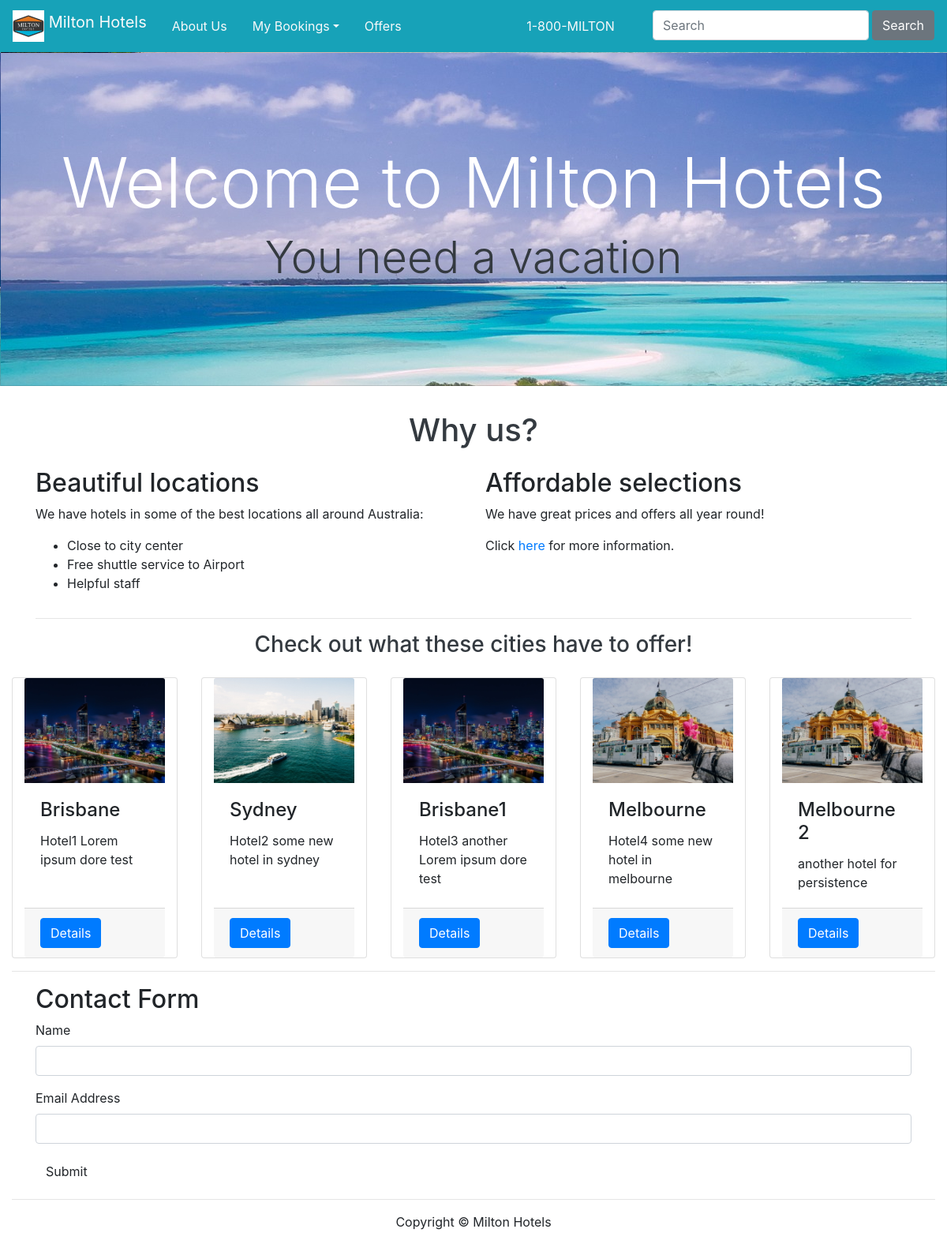
The page / on the database its author committed.
### models_alchemy.py (models this page shows, shortened)
class Hotel(db.Model):
    __tablename__='hotels'
    id = db.Column(db.Integer, primary_key=True)
    name = db.Column(db.String(64), unique=True, index=True)
    description = db.Column(db.String(500), nullable=False)
    image = db.Column(db.String(60), nullable=False, default='default.jpg')
    rooms = db.relationship('Room', backref='hotel')
    comments = db.relationship('Review', backref='hotel')

### views.py (the view)
@mainbp.route('/')
def index():
    tag_line='You need a vacation'
    hotels = Hotel.query.all() #get the hotels
    form=ContactForm()
    return render_template('index_bootstrap.html', tag_line=tag_line,
                    form=form, hotels=hotels)

### forms.py
class ContactForm(FlaskForm):
    user_name = StringField('Name' )    #, validators=[InputRequired()]
    email = StringField('Email Address')
    submit = SubmitField("Submit")

### templates/index_bootstrap.html
{% extends "base.html" %}
{% import "bootstrap/wtf.html" as wtf %}
{% block content %}
<div class="container-fluid">
    <main>
        <section>
            <div class="container">
                <div class="text-white text-center">
                    <div>
                        <p class="h1 text-dark mb-4">Why us?</p>
                    </div>
                </div>
                <div class="row">
                    <div class="col-md-6">
                        <article>
                            <h2>Beautiful locations</h2>
                            <p>We have hotels in some of the best locations all around Australia:</p>
                            <ul>
                                <li>Close to city center</li>
                                <li>Free shuttle service to Airport</li>
                                <li>Helpful staff</li>
                            </ul>
                        </article>
                    </div>
                    <div class="col-md-6">
                        <article>
                            <h2>Affordable selections</h2>
                            <p>We have <span> great prices and offers </span> all year round!</p>
                            <p>Click <a href="discounts.html">here</a> for more information.</p>
                        </article>
                    </div>
                </div>
                <hr>
            </div>
        </section>
        <section>
            <div class="text-dark text-center">
                <div>
                    <p class="h3 text-dark mb-4">Check out what these cities have to offer!</p>
                </div>
            </div>
            {% if hotels|length > 0 %}
            <div class="card-deck">
                {% for hotel in hotels %}
                <div class="card col-md-4">
                    <img class="card-img-top" src="{{'../static/img/' + hotel.image }}" alt="Card image">
                    <div class="card-body">
                        <h4 class="card-title">{{hotel.name}}</h4>
                        <p class="card-text">{{hotel.description}}</p>
                    </div>
                    <div class="card-footer"><a href="#" class="btn btn-primary">Details</a></div>
                </div>
                {% endfor %}
            </div>
            {% endif %}
        </section>
        <section>
            <hr>
            <div class="container">
                <h2>Contact Form</h2>
                {{wtf.quick_form(form, action=url_for('main.create_contact'))}}
            </div>
        </section>
        <hr>
    </main>
</div>
{% endblock %}

### templates/base.html (shortened to what this page needs)
<!DOCTYPE html>
<html lang="en">
<head>
    <link rel="stylesheet" href="https://stackpath.bootstrapcdn.com/bootstrap/4.3.1/css/bootstrap.min.css"
>
</head>
<body>
    <header>
        <nav class="navbar navbar-expand-lg navbar-light bg-info">
            <a class="navbar-brand text-light" href="#">
                <img src="../static/img/miltonlogo.png" width="40" height="40" class="d-inline-block align-top"
                    alt="Milton Hotels Logo">
                Milton Hotels
            </a>
            <div class="collapse navbar-collapse" id="navbarNav">
                <a class="nav-item nav-link text-light active" href="#">About Us</a>
                <div class="dropdown">
                    <a class="nav-item nav-link text-light dropdown-toggle" data-toggle="dropdown" id="bookDropdown"
                        aria-haspopup="true" aria-expanded="false" href="#">My Bookings</a>
                </div>
                <a class="nav-item nav-link text-light" href="discounts.html">Offers</a>
                <ul class="nav navbar-nav ml-auto">
                    <li class="nav-item active">
                        <span class="navbar-text text-light">1-800-MILTON</span>
                    </li>
                    <li class="nav-item">
                        <form class="form-inline my-2 my-lg-0 ml-5">
                            <input class="form-control" type="search" placeholder="Search" aria-label="Search">
                            <button class="btn btn-outline-black btn btn-secondary btn-s my-0 ml-1"
                                type="submit">Search</button>
                        </form>
                    </li>
                </ul>
        </nav>
        <div class="jumbotron jumbotron-fluid card card-image" style="background-image: url(../static/img/header.jpg);">
            <div class="text-white text-center py-5 px-4">
                <div>
                    <h1 class="display-2">Welcome to Milton Hotels</h1>
                    <p class="display-4 text-dark">{{tag_line}}</p>
                </div>
            </div>
        </div>
    </header>
    {% block content %}
    {% endblock %}
   <footer class="footer">
    <div class="container text-center">
        <p>Copyright &copy; Milton Hotels</p>
    </div>
</footer>
</body>
</html>

### rows shown on the page
Hotel: image (picture), name "Brisbane", description "Hotel1 Lorem ipsum dore test"
Hotel: image (picture), name "Sydney", description "Hotel2 some new hotel in sydney"
Hotel: image (picture), name "Brisbane1", description "Hotel3 another Lorem ipsum dore test"
Hotel: image (picture), name "Melbourne", description "Hotel4 some new hotel in melbourne"
Hotel: image (picture), name "Melbourne2", description "another hotel for persistence"

### other values the page prints
{{ tag_line }} "You need a vacation"
